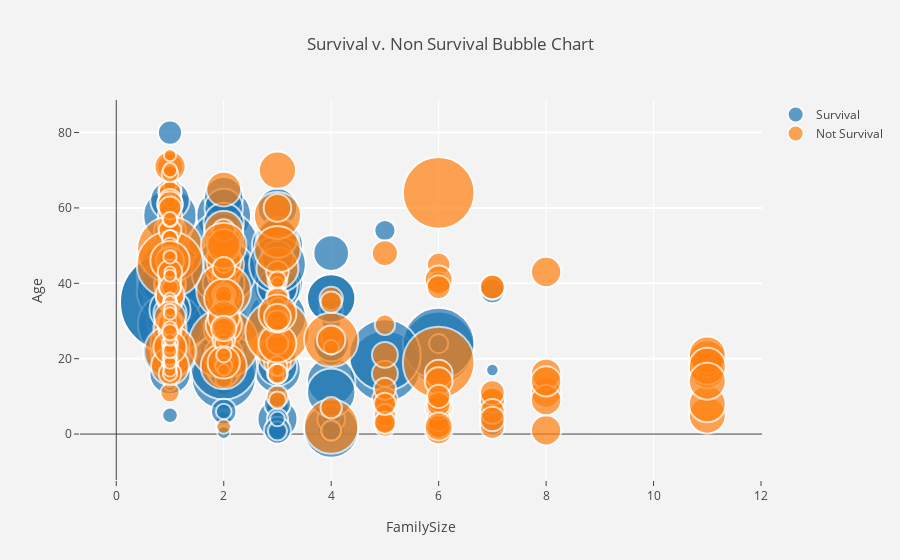

Notebook code for this chart:
### Markdown cell above
Install plotly jupyterlab extension
<br>
*jupyter labextension install @jupyterlab/plotly-extension*

### Code cell
from plotly.offline import init_notebook_mode, iplot
import plotly.graph_objs as go
init_notebook_mode(connected=True)

sizeref = 2.*max(titanic_df['Fare'])/(100**2)

trace0 = go.Scatter(
    x=titanic_df['FamilySize'][titanic_df['Survived'] == 1],
    y=titanic_df['Age'][titanic_df['Survived'] == 1],
    mode='markers',
    name='Survival',
    marker=dict(
        symbol='circle',
        sizemode='area',
        sizeref=sizeref,
        size=titanic_df['Fare'][titanic_df['Survived'] == 1],
        line=dict(
            width=2
        ),
    )
)
trace1 = go.Scatter(
    x=titanic_df['FamilySize'][titanic_df['Survived'] == 0],
    y=titanic_df['Age'][titanic_df['Survived'] == 0],
    mode='markers',
    name='Not Survival',
    marker=dict(
        sizemode='area',
        sizeref=sizeref,
        size=titanic_df['Fare'][titanic_df['Survived'] == 0],
        line=dict(
            width=2
        ),
    )
)

data = [trace0, trace1]
layout = go.Layout(
    title='Survival v. Non Survival Bubble Chart',
    xaxis=dict(
        title='FamilySize',
        gridcolor='rgb(255, 255, 255)',
        zerolinewidth=1,
        ticklen=5,
        gridwidth=1,
    ),
    yaxis=dict(
        title='Age',
        gridcolor='rgb(255, 255, 255)',
        zerolinewidth=1,
        ticklen=5,
        gridwidth=2,
    ),
    paper_bgcolor='rgb(243, 243, 243)',
    plot_bgcolor='rgb(243, 243, 243)',
)

fig = go.Figure(data=data, layout=layout)
iplot(fig, filename='Survival v. Non Survival Bubble Chart')

### Figure 1 — Plotly figure (JSON) as saved in the notebook; plotly's stock layout.template omitted (floating-point values rounded to 4 significant figures; data arrays with more than 128 entries replaced by an {"elided": "..."} marker saying what was removed)
{"data": [{"marker": {"line": {"width": 2}, "size": {"elided": "342 float values"}, "sizemode": "area", "sizeref": 0.1025, "symbol": "circle"}, "mode": "markers", "name": "Survival", "type": "scatter", "uid": "379bfe4e-4a3b-40d6-a7fa-05aff55d7dd7", "x": {"elided": "342 int values"}, "y": {"elided": "342 float values"}}, {"marker": {"line": {"width": 2}, "size": {"elided": "545 float values"}, "sizemode": "area", "sizeref": 0.1025}, "mode": "markers", "name": "Not Survival", "type": "scatter", "uid": "5fa18d55-a0e5-4fcf-871f-c9dcb578ee3a", "x": {"elided": "545 int values"}, "y": {"elided": "545 float values"}}], "layout": {"autosize": true, "paper_bgcolor": "rgb(243, 243, 243)", "plot_bgcolor": "rgb(243, 243, 243)", "title": "Survival v. Non Survival Bubble Chart", "xaxis": {"autorange": true, "gridcolor": "rgb(255, 255, 255)", "gridwidth": 1, "range": [-0.356, 11.89], "ticklen": 5, "title": "FamilySize", "type": "linear", "zerolinewidth": 1}, "yaxis": {"autorange": true, "gridcolor": "rgb(255, 255, 255)", "gridwidth": 2, "range": [-16.52, 90.74], "ticklen": 5, "title": "Age", "type": "linear", "zerolinewidth": 1}}}
